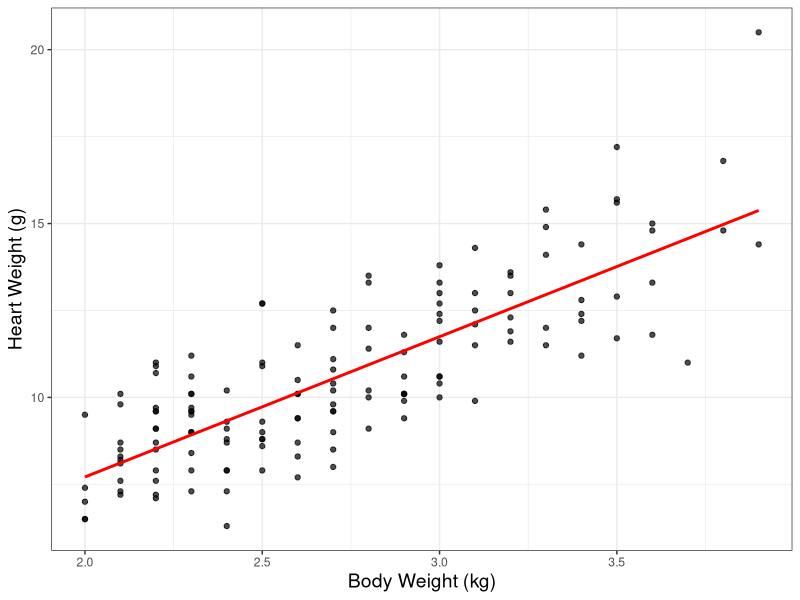
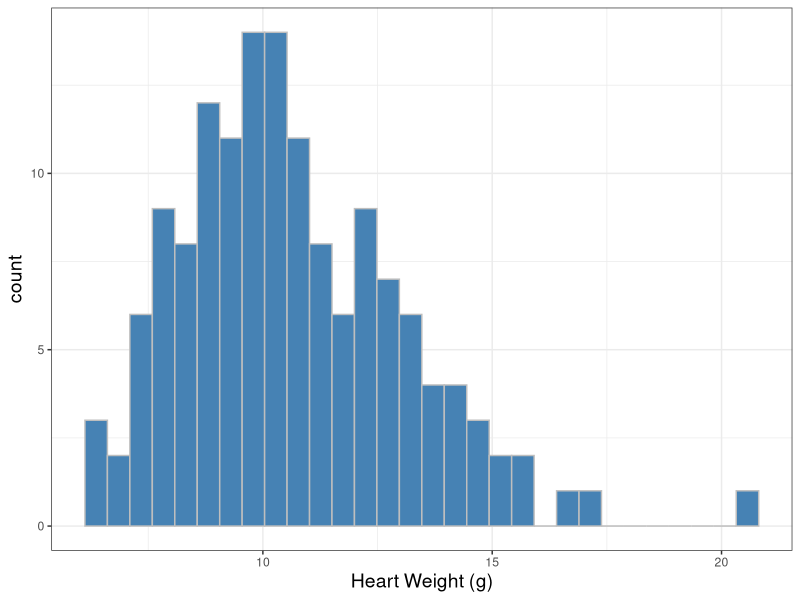

These figures' R source, in order: (Note: this script raises an error after producing the figures.)
## ---- chunk 1

## ---- chunk 2
library(tidyverse)
library(broom)
library(knitr)
library(kableExtra)
library(patchwork)
library(MASS)
## ---- chunk 3
ggplot(data = cats, aes(x = Bwt, y = Hwt)) +
  geom_point(alpha = 0.7) + 
  geom_smooth(method = "lm", color = "red", se = FALSE) +
  labs(x = "Body Weight (kg)",
       y = "Heart Weight (g)") +
  theme_bw() +
  theme(axis.title=element_text(size=14))
## ---- chunk 4
bwt_hwt_model <- lm(Hwt ~ Bwt, data = cats)
bwt_hwt_model %>%
  tidy() %>%
  kable(format = "html", digits = 3)
## ---- chunk 5
ggplot(data = cats, aes(x = Hwt)) +
  geom_histogram(fill = "steelblue", color = "grey") +
  labs(x = "Heart Weight (g)") + 
  theme_bw() + 
  theme(axis.title=element_text(size=14))
## ---- chunk 6
cats %>%
  summarise(Mean = mean(Hwt), `Std. Dev.` = sd(Hwt), 
           `IQR` = IQR(Hwt)) %>%
  kable(format = "html", digits = 3)
## ---- chunk 7
include_graphics("img/model-anova.png")
## ---- chunk 8
mean_y <- mean(cats$Hwt)

ggplot(data = cats, aes(x = Bwt, y = Hwt)) +
  geom_point(alpha = 0.5) + 
  geom_hline(yintercept = mean_y, color = "blue") +
  geom_segment(aes(x=Bwt, xend=Bwt, y=Hwt, yend=mean_y), color = "black", size = 1) +
  labs(x = "Body Weight (kg)",
       y = "Heart Weight (g)") +
  theme_light() +
  theme(axis.title=element_text(size=14))
## ---- chunk 9
ggplot(data = cats, aes(x = Bwt, y = Hwt)) +
  geom_point(alpha = 0.4) + 
  geom_smooth(method = "lm", se = FALSE, color = "red") +
  geom_hline(yintercept = mean_y, color = "blue") +
  geom_segment(aes(x=Bwt, xend=Bwt, y = mean_y, yend=predict(bwt_hwt_model)), color = "black", size = 1) +
  labs(x = "",
       y = "") +
  theme_light() +
  theme(axis.title=element_text(size=14))
## ---- chunk 10
ggplot(data = cats, aes(x = Bwt, y = Hwt)) +
  geom_point(alpha = 0.5) + 
  geom_smooth(method = "lm", se = FALSE, color = "red") +
  geom_hline(yintercept = mean_y, color = "blue") +
  geom_segment(aes(x=Bwt, xend=Bwt, y = Hwt, yend=predict(bwt_hwt_model)), color = "black") +
  labs(x = "Body Weight (kg)",
       y = "Heart Weight (g)") +
  theme_light() +
  theme(axis.title=element_text(size=14))
## ---- chunk 11
cats_anova <- anova(bwt_hwt_model) %>%
  tidy() %>%
  mutate(term = if_else(term == "Bwt", "Model", term))

ssm <- round(cats_anova$sumsq[1], 3)
sse <- round(cats_anova$sumsq[2], 3)
sst <- ssm + sse

cats_anova <- cats_anova %>%
  add_row(term = "Total", df = 143, sumsq = sst, meansq = NA, statistic = NA, p.value = NA)

cats_anova <- cats_anova %>%
  rename("Source" = term, 
         "Df" = df,
         "Sum Sq" = sumsq, 
         "Mean Sq" = meansq, 
         "F Stat" = statistic, 
         "Pr(> F)" = p.value) 

cats_anova %>%
  kable(format = "html", digits = 3)
## ---- chunk 12
cats_anova %>%
  kable(format = "html", digits = 3) %>%
  column_spec(3, background = "#dce5b2", include_thead = T)
## ---- chunk 13
cats_anova %>%
  kable(format = "html", digits = 3) %>%
  column_spec(2, background = "#dce5b2", include_thead = T)
## ---- chunk 14
cats_anova %>%
  kable(format = "html", digits = 3) %>%
  column_spec(4, background = "#dce5b2", include_thead = T)
## ---- chunk 15
cats_anova %>%
  kable(format = "html", digits = 3) %>%
  column_spec(4, background = "#dce5b2", include_thead = T)
## ---- chunk 16
x <- 0:500/100

# Evaluate the densities
y <- df(x,10,10)

fdata <- tibble(x = x, y = y)

# Plot the densities

ggplot(data = fdata, aes(x = x, y = y)) +
  geom_line(color = "steelblue", lwd = 2) +
  labs(x = "F", 
       y = "density") +
  theme_classic()
## ---- chunk 17
ggplot(data = fdata, aes(x = x)) +
  geom_function(fun = df, args = list(df1 = 10, df2 = 10), color = "red", xlim = c(3, 5))
